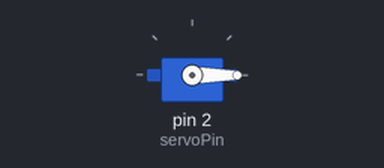
A sketch run on a simulated Arduino Uno, built with avr-gcc and run on an emulated ATmega328P. Shown: servo.

Above: at 0.1 s.
At 5.1 s:
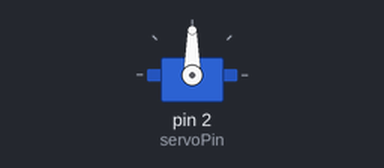
At 10.1 s:
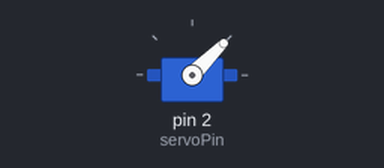
Timing chart, 0 to 11.6 s (numbered marks = the images above):
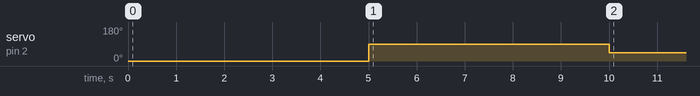

Measured:
- by itself, servo on pin 2 (servoPin): 0° → 90° at 5.0 s, → 45° 5.0 s later

The sketch:

basic_servo_code.ino
```cpp
#include <Servo.h>

Servo myServo;  // Create a Servo object to control the servo motor
int servoPin = 2;  // Define the digital pin connected to the servo

void setup() {
  myServo.attach(servoPin);  // Attach the servo to the specified pin
  myServo.write(0);
  delay(5000);
  myServo.write(90);
  delay(5000);
  myServo.write(45);
}

void loop() {
  // Move the servo to the minimum angle (0 degrees)
  // myServo.write(0);
  // delay(1000);  // Wait for 1 second

  // // Move the servo to the maximum angle (180 degrees)
  // myServo.write(180);
  // delay(1000);  // Wait for 1 second
}
```
